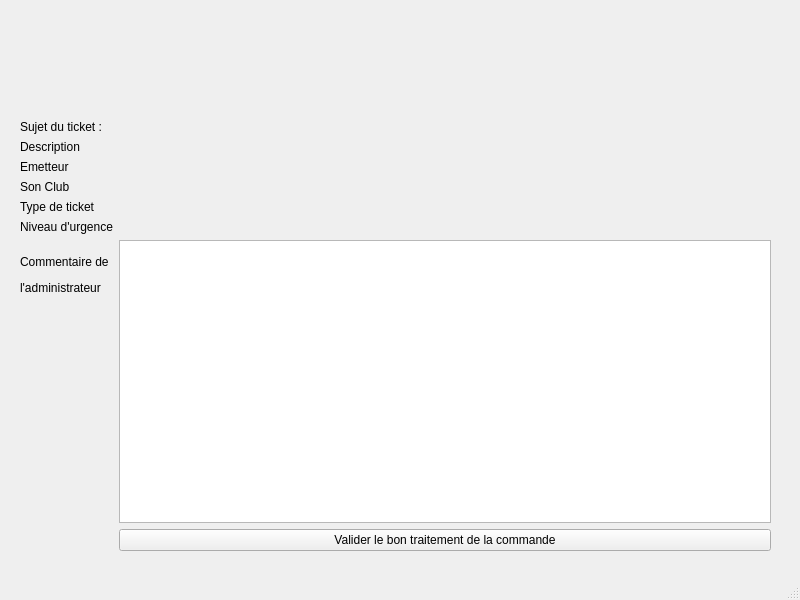
<?xml version="1.0" encoding="UTF-8"?>
<ui version="4.0">
 <class>infoticket</class>
 <widget class="QMainWindow" name="infoticket">
  <property name="geometry">
   <rect>
    <x>0</x>
    <y>0</y>
    <width>800</width>
    <height>600</height>
   </rect>
  </property>
  <property name="windowTitle">
   <string>MainWindow</string>
  </property>
  <widget class="QWidget" name="centralwidget">
   <widget class="QWidget" name="formLayoutWidget">
    <property name="geometry">
     <rect>
      <x>20</x>
      <y>120</y>
      <width>751</width>
      <height>431</height>
     </rect>
    </property>
    <layout class="QFormLayout" name="conteneur">
     <item row="0" column="0">
      <widget class="QLabel" name="sujetLbL">
       <property name="text">
        <string>Sujet du ticket :</string>
       </property>
      </widget>
     </item>
     <item row="0" column="1">
      <widget class="QLabel" name="sujetData">
       <property name="text">
        <string/>
       </property>
      </widget>
     </item>
     <item row="1" column="0">
      <widget class="QLabel" name="descriptionLbl">
       <property name="text">
        <string>Description</string>
       </property>
      </widget>
     </item>
     <item row="2" column="0">
      <widget class="QLabel" name="emetteurLbl">
       <property name="text">
        <string>Emetteur</string>
       </property>
      </widget>
     </item>
     <item row="2" column="1">
      <widget class="QLabel" name="emetteurData">
       <property name="text">
        <string/>
       </property>
      </widget>
     </item>
     <item row="4" column="0">
      <widget class="QLabel" name="typeLbl">
       <property name="text">
        <string>Type de ticket</string>
       </property>
      </widget>
     </item>
     <item row="4" column="1">
      <widget class="QLabel" name="typeData">
       <property name="text">
        <string/>
       </property>
      </widget>
     </item>
     <item row="5" column="0">
      <widget class="QLabel" name="urgenceLbl">
       <property name="text">
        <string>Niveau d'urgence</string>
       </property>
      </widget>
     </item>
     <item row="5" column="1">
      <widget class="QLabel" name="urgenceData">
       <property name="text">
        <string/>
       </property>
      </widget>
     </item>
     <item row="6" column="0">
      <widget class="QLabel" name="commentaireLbl">
       <property name="text">
        <string>&lt;html&gt;&lt;head/&gt;&lt;body&gt;&lt;p&gt;Commentaire de&lt;/p&gt;&lt;p&gt;l'administrateur&lt;/p&gt;&lt;/body&gt;&lt;/html&gt;</string>
       </property>
      </widget>
     </item>
     <item row="6" column="1">
      <widget class="QPlainTextEdit" name="commentaireData"/>
     </item>
     <item row="8" column="1">
      <widget class="QPushButton" name="valider_bout">
       <property name="text">
        <string>Valider le bon traitement de la commande</string>
       </property>
      </widget>
     </item>
     <item row="1" column="1">
      <widget class="QLabel" name="descriptionData">
       <property name="text">
        <string/>
       </property>
      </widget>
     </item>
     <item row="3" column="0">
      <widget class="QLabel" name="clubLbl">
       <property name="text">
        <string>Son Club</string>
       </property>
      </widget>
     </item>
     <item row="3" column="1">
      <widget class="QLabel" name="clubData">
       <property name="text">
        <string/>
       </property>
      </widget>
     </item>
    </layout>
   </widget>
   <widget class="QLabel" name="introduction">
    <property name="geometry">
     <rect>
      <x>270</x>
      <y>50</y>
      <width>281</width>
      <height>16</height>
     </rect>
    </property>
    <property name="text">
     <string/>
    </property>
   </widget>
  </widget>
  <widget class="QMenuBar" name="menubar">
   <property name="geometry">
    <rect>
     <x>0</x>
     <y>0</y>
     <width>800</width>
     <height>25</height>
    </rect>
   </property>
  </widget>
  <widget class="QStatusBar" name="statusbar"/>
 </widget>
 <resources/>
 <connections/>
</ui>
